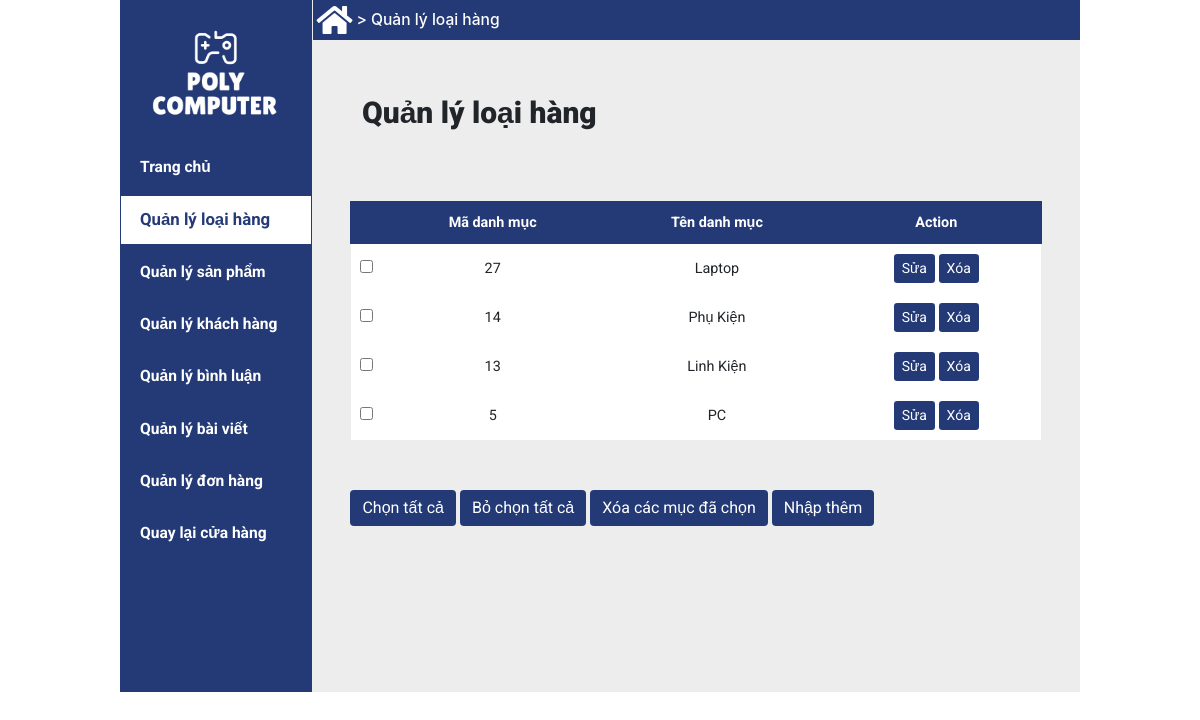
Screenshot of /admin/index.php?act=listdm with the database file from the repository.
### tables this page shows
CREATE TABLE `loai_hang`  (
  `ma_loai_hang` int NOT NULL AUTO_INCREMENT,
  `ten_loai_hang` varchar(30) NULL DEFAULT NULL,
  PRIMARY KEY (`ma_loai_hang`) USING BTREE
);

### model/pdo.php (called while the page is built, shortened)
<?php
function pdo_get_connection(){
    $dburl = "mysql:host=127.0.0.1;dbname=Duan1;charset=utf8";
    $username = 'root';
    $password = '';
    $conn = new PDO($dburl, $username, $password);
    $conn->setAttribute(PDO::ATTR_ERRMODE, PDO::ERRMODE_EXCEPTION);
    return $conn;
}
function pdo_query($sql){
    $sql_args = array_slice(func_get_args(), 1);
    try{
        $conn = pdo_get_connection();
        $stmt = $conn->prepare($sql);
        $stmt->execute($sql_args);
        $rows = $stmt->fetchAll();
        return $rows;
    }
    catch(PDOException $e){
        throw $e;
    }
    finally{
        unset($conn);
    }
}

### model/loaihang.php (called while the page is built, shortened)
<?php
    function loadAll_loaihang(){
        $sql = "select * from loai_hang order by ma_loai_hang desc";
        $listdanhmuc = pdo_query($sql);
        return $listdanhmuc;
    }
?>

### admin/loaihang/list.php (the view)
<div class="boxright">
            <div class="linkpage">
                <i class="fas fa-home fa-2x" style="color: white"></i>
                <span> > Quản lý loại hàng</span>
            </div>
            <div class="boxtitle">
                <p>Quản lý loại hàng</p>
            </div>
            <table>
                <tr>
                    <th></th>
                    <th>Mã danh mục</th>
                    <th>Tên danh mục</th>
                    <th>Action</th>
                </tr>
                <?php
                    foreach($listloaihang as $loaihang){
                        extract($loaihang);
                        $suadm="index.php?act=suadm&id=".$ma_loai_hang;
                        $xoadm="index.php?act=xoadm&id=".$ma_loai_hang;
                        echo '<tr>
                                <td><input type="checkbox"></td>
                                <td>'.$ma_loai_hang.'</td>
                                <td>'.$ten_loai_hang.'</td>
                                <td>
                                    <a href="'.$suadm.'" class="btn btn-primary btn-sm">Sửa</a>
                                    <a href="'.$xoadm.'" class="btn btn-primary btn-sm">Xóa</a>
                                </td>
                            </tr>';
                            }
                ?>
            </table>
            <div class="button" style="margin-left: auto;">
                <input class="btn btn-primary" type="button" name="click_all" value="Chọn tất cả">
                <input class="btn btn-primary" type="button" name="unclick_all" value="Bỏ chọn tất cả">
                <input class="btn btn-primary" type="button" name="del_all_click" value="Xóa các mục đã chọn">
                <a href="index.php?act=adddm"><input class="btn btn-primary" type="button" name="add" value="Nhập thêm"></a>
            </div>
        </div>
</body>
</html>

### view/css/style.css (style rules this page uses)
* { padding: 0;margin: 0;box-sizing: border-box; }
.boxright { width: 80%; background: rgb(237, 237, 237); display: flex; flex-direction: column; min-height: 692px; }
.linkpage { background: #243a76; width: 99.9%; display: flex; flex-direction: row; align-items: center; margin-left: 0.1%; margin-bottom: 50px; }
.linkpage i { padding: 0.5%; }
.linkpage span { font-family: -apple-system, BlinkMacSystemFont, 'Segoe UI', Roboto, Oxygen, Ubuntu, Cantarell, 'Open Sans', 'Helvetica Neue', sans-serif; font-weight: 500; font-size: 1.3vw; color: white; }
.boxtitle { font-weight: 900; font-size: 2.5vw; margin: 0 0 50px 50px; }
table { width: 90%; border-collapse:collapse; margin: 0 auto 50px auto; }
table tr th { border: 1px solid #243a76; background: #243a76; color: white; padding: 10px 0 10px 0; text-align: center; font-size: 1.2vw; }
table tr td { text-align: center; background-color: white; font-size: 1.2vw; padding: 10px 0; }
.button { width: 90%; margin: 0px auto 20px 0; }
.btn-primary { background-color: #243a76 !important; border: #243a76 !important ; }

### rows the page displays
loai_hang: ma_loai_hang "27", ten_loai_hang "Laptop"
loai_hang: ma_loai_hang "14", ten_loai_hang "Phụ Kiện"
loai_hang: ma_loai_hang "13", ten_loai_hang "Linh Kiện"
loai_hang: ma_loai_hang "5", ten_loai_hang "PC"
